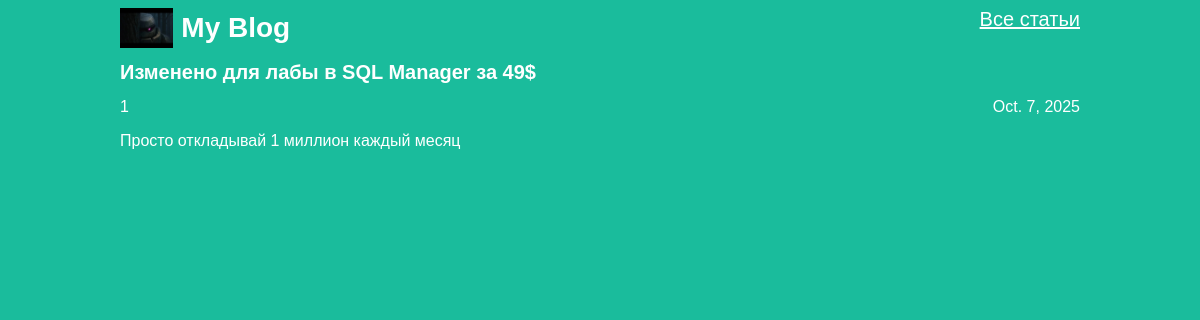
Page /article/3 on the committed database.
### articles/models.py (models this page shows, shortened)
class Article(models.Model):
    title = models.CharField(max_length=200)
    author = models.ForeignKey(User, on_delete=models.CASCADE)
    text = models.TextField()
    created_date = models.DateField(auto_now_add=True)

### articles/views.py (the view)
# urls.py: path('article/<int:article_id>', views.get_article, name='get_article'),  # страница статьи
def get_article(request, article_id):
    try:
        post = Article.objects.get(id=article_id)
        return render(request, 'article.html', {"post": post})
    except Article.DoesNotExist:
        raise Http404

### articles/templates/article.html (shortened to what this page needs)
<!DOCTYPE html>
{% load static %}
<html>
    <link rel="stylesheet" href="{% static 'article.css' %}">
  <body class="article">
    <div class="header">
      <div>
        <img class="logo" src="{% static 'golem.png' %}" alt="Logo">
        <h1>My Blog</h1>
      </div>
      <a href="/">Все статьи</a>
    </div>
      <div class="one-post">
      <h1 class="post-title" >{{ post.title }}</h1>
        <div class="article-info">
        <div class="article-author">{{ post.author.username }}</div>
        <div class="article-created-date">{{ post.created_date }}</div>
        </div>
        <p class="article-text">{{ post.text }}</p>
      </div>
  </body>
</html>

### articles/static/article.css (style rules this page uses)
body { background: #1abc9c; font-family: Tahoma, Arial, sans-serif; color: #ffffff; width: 960px; margin-left: auto; margin-right: auto; }
.article .header { display: flex; justify-items: center; justify-content: space-between; }
.article .header div { display: flex; }
.article .header h1 { margin: auto 8px; font-size: 28px; }
.article .header img { justify-items: center; height: 40px; }
.article .header a { color: #fff; font-size: 20px; }
.post-title { font-size: 20px; font-weight: 700; color: #fff; }
.article-author { width: 50%; float: left; }
.article-created-date { text-align: right; }

### rows in the picture
Article: title "Изменено для лабы в SQL Manager за 49$", author.username "1", created_date "Oct. 7, 2025", text "Просто откладывай 1 миллион каждый месяц"
